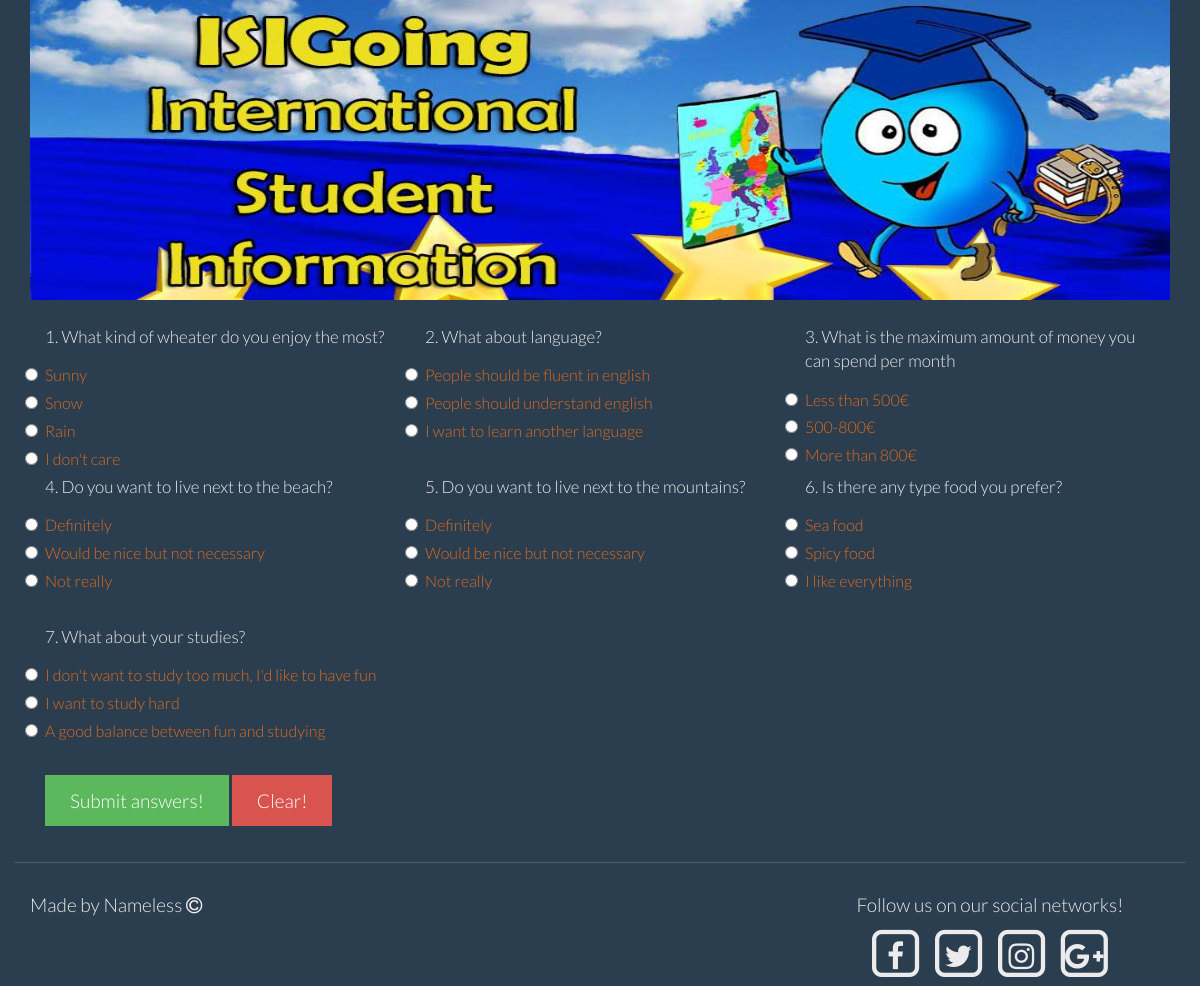
Screenshot of /ISIGoing/recommendation.php with the database file from the repository.
### tables this page shows
CREATE TABLE IF NOT EXISTS `question` (
  `idQuestion` int(11) NOT NULL AUTO_INCREMENT,
  `question` text NOT NULL,
  `choice1` text,
  `choice2` text,
  `choice3` text,
  `choice4` text,
  PRIMARY KEY (`idQuestion`)
);

### ISIGoing/recommendation.php (the view, shortened to what this page needs)
<!DOCTYPE html>
<?php
include 'dbconnection.php';
?>
<html>
    <head>
        <?php include 'head.php'; ?>
    </head>
    <body>
        <?php include 'banner.php' ?>
            <div class="container">
                <form role="form" action="recommendation2.php" method="post">
                            <div class="form-group">
                                <?php
                                $sqlQ = "SELECT idQuestion, question, choice1, choice2, choice3, choice4 FROM question";
                                $resQ = mysqli_query($conn, $sqlQ);
                                $i = 0;
                                while ($rowQ = mysqli_fetch_assoc($resQ)) {
                                    $i++;
                                    ?>
                                    <div class="col-md-4" style="height:150px">
                                        <label id="questionsize2"><?php echo $i.". " . $rowQ['question']; ?></label>
                                        <label class="radio text-primary" id="answersize">
                                            <input type="radio" name="answer<?php echo $i; ?>" value="1" required>
                                            <?php echo $rowQ['choice1']; ?>
                                        </label>
                                        <label class="radio text-primary" id="answersize">
                                            <input type="radio" name="answer<?php echo $i; ?>" value="2">
                                            <?php echo $rowQ['choice2']; ?>
                                        </label>
                                        <label class="radio text-primary" id="answersize">
                                            <input type="radio" name="answer<?php echo $i; ?>" value="3">
                                            <?php echo $rowQ['choice3']; ?>
                                        </label>
                                        <?php if($rowQ['choice4']!=NULL) { ?>
                                        <label class="radio text-primary" id="answersize">
                                            <input type="radio" name="answer<?php echo $i; ?>" value="4">
                                            <?php echo $rowQ['choice4']; ?>
                                        </label>
                                        <?php } ?>
                                    </div>
                                <?php } ?>
                            </div>
                            <?php if (mysqli_num_rows($resQ) > 0) { ?>
                                <div class="form-group col-md-12">
                                    <button type="submit" class="btn btn-success btn-lg">Submit answers!</button>
                                    <button type="reset" class="btn btn-danger btn-lg">Clear!</button>
                                </div> <?php } ?>
                        </form>
            </div>
        <div class="container"><?php include 'footer.php'; ?></div>
    </body>

### ISIGoing/head.php (shortened to what this page needs)
<link type="text/css" rel="stylesheet" href="css/bootstrap.min.css">
<link href="//maxcdn.bootstrapcdn.com/font-awesome/4.2.0/css/font-awesome.min.css" rel="stylesheet">
<link type="text/css" rel="stylesheet" href="style.css">
<link rel="stylesheet" type="text/css" media="screen,projection" href="cssmap-europe/cssmap-europe.css" />

### ISIGoing/banner.php
<div class="container" id="banner">
    <a href="index.php">  <img id="imgg" class="img-responsive" src="imgs/going.jpg" style="height: 100%;width: 100%;" /> </a>
</div>

### ISIGoing/footer.php (shortened to what this page needs)
<footer style="bottom:0">
    <div class="row">
        <hr>
        <div class="col-md-4 col-xs-4 col-sm-4">
            <h4>Made by Nameless <i class="fa fa-copyright"></i></h4>
        </div>
        <div class="col-md-4 col-sm-4 col-xs-4">
        </div>
        <div class="col-md-4 col-xs-4 col-sm-4">
            <div class="text-center">
            <h4>Follow us on our social networks!</h4>
            <span class="fa-stack fa-2x">
                <i class="fa fa-square-o fa-stack-2x"></i>
                <i class="fa fa-facebook fa-stack-1x"></i>
            </span>
            <span class="fa-stack fa-2x">
                <i class="fa fa-square-o fa-stack-2x"></i>
                <i class="fa fa-twitter fa-stack-1x"></i>
            </span>
            <span class="fa-stack fa-2x">
                <i class="fa fa-square-o fa-stack-2x"></i>
                <i class="fa fa-instagram fa-stack-1x"></i>
            </span>
            <span class="fa-stack fa-2x">
                <i class="fa fa-square-o fa-stack-2x"></i>
                <i class="fa fa-google-plus fa-stack-1x"></i>
            </span>
            </div>
        </div>
    </div>
</footer>

### ISIGoing/style.css (style rules this page uses)
#banner { height: 300px; margin-bottom: 10px; }
#questionsize2 { font-size:17px; }
#answersize { font-size:16px; }

### rows the page displays
question: question "What kind of wheater do you enjoy the most?", choice1 "Sunny", choice2 "Snow", choice3 "Rain", choice4 "I don't care"
question: question "What about language?", choice1 "People should be fluent in english", choice2 "People should understand english", choice3 "I want to learn another language"
question: question "What is the maximum amount of money you can spend per month", choice1 "Less than 500€", choice2 "500-800€", choice3 "More than 800€"
question: question "Do you want to live next to the beach?", choice1 "Definitely", choice2 "Would be nice but not necessary", choice3 "Not really"
question: question "Do you want to live next to the mountains?", choice1 "Definitely", choice2 "Would be nice but not necessary", choice3 "Not really"
question: question "Is there any type food you prefer?", choice1 "Sea food", choice2 "Spicy food", choice3 "I like everything"
question: question "What about your studies?", choice1 "I don't want to study too much, I'd like to have fun", choice2 "I want to study hard", choice3 "A good balance between fun and studying"
